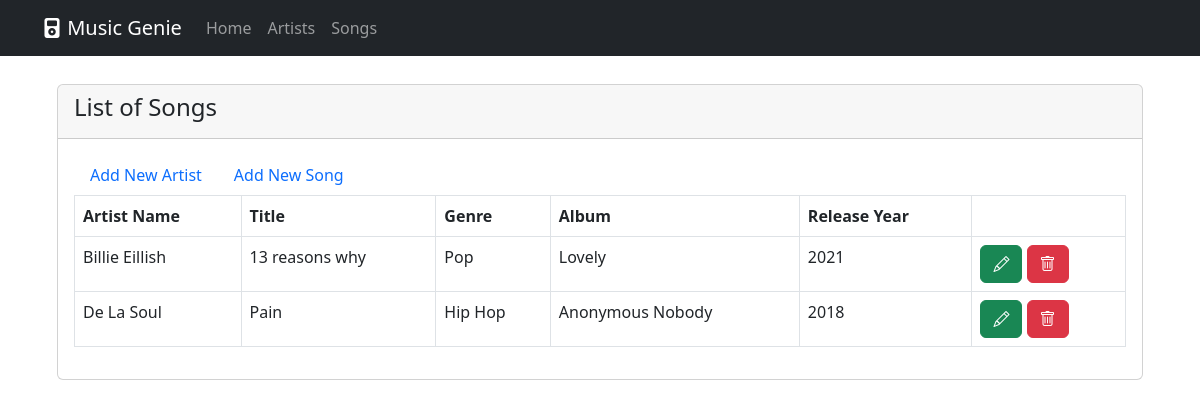
Page /songs/ on the earlier database version.
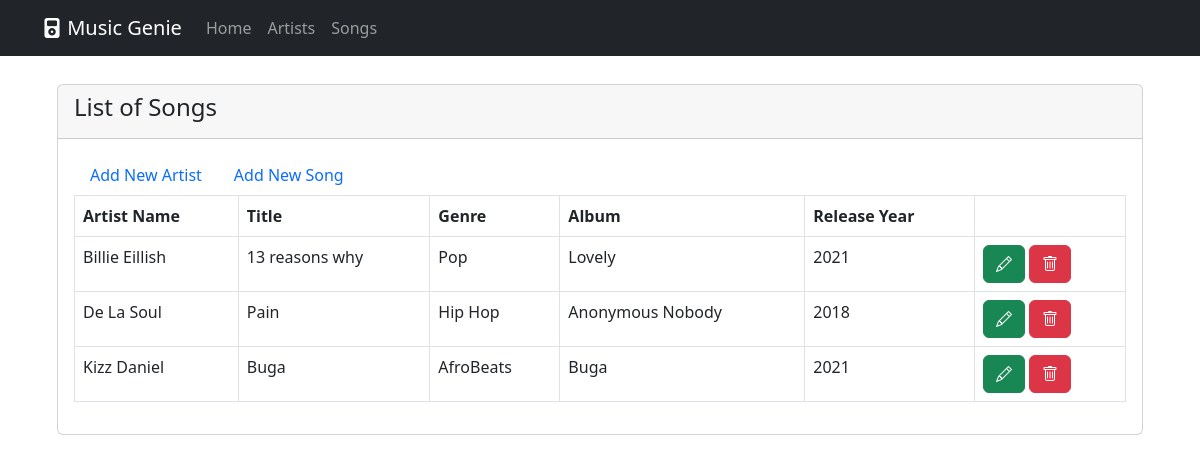
Same page on the later database version.
### music_app/models.py (models this page shows, shortened)
class Song(models.Model):
    GENRE_CHOICES = [
        ('Afrobeats', 'Afrobeats'),
        ('Pop', 'Pop'),
        ('Jazz', 'Jazz'),
        ('Hip Hop', 'Hip Hop'),
        ('Gospel', 'Gospel'),
        ('R&B', 'R&B'),
        ('Classical', 'Classical'),
        ('Techno', 'Techno'),
        ('Rock', 'Rock'),
        ('Country', 'Country'),
        ('Indie Rock', 'Indie Rock'),
        ('Electro', 'Electro'),
        ('House', 'House'),
        ('Instrumental', 'Instrumental'),
        ('Soul', 'Soul'),
        ('Garage', 'Garage'),
    ]
    id = models.AutoField(primary_key=True)
    genre = models.CharField(max_length=60,choices = GENRE_CHOICES)
    title = models.CharField(max_length=100)
    release_year = models.IntegerField(null=True)
    album = models.CharField(max_length=80, null=True)
    artist = models.ForeignKey(Artist, on_delete=models.CASCADE)
    class Meta:
        verbose_name = "Song"
        verbose_name_plural = "Songs"
    @property
    def artistName(self):
        return self.artist.name

class Artist(models.Model):
    id = models.AutoField(primary_key=True)
    name = models.CharField('', max_length=100, null=False)
    age = models.IntegerField('', null=True)
    nationality = models.CharField('', max_length=200)
    website = models.CharField('', max_length=100)
    label = models.CharField('', max_length=200)
    image = models.ImageField('', upload_to='images/', null=True)
    class Meta:
        verbose_name = 'Artist'
        verbose_name_plural = 'Artists'

### music_app/views.py (the view)
# urls.py: path('songs/', SongListView.as_view(), name='songs'),
class SongListView(ListView):
    model = Song
    context_object_name = 'songs'
    template_name = 'list_songs.html'

### templates/list_songs.html (shortened to what this page needs)
{% extends '_base.html' %}
{% block content %}
<div class="card">
    <div class="card-header card-header-secondary">
        <h4 class="card-title">List of Songs</h4>
    </div>
    <div class="card-body">
        <ul class="nav nav-pills">
            <li class="nav-item">
                <a class="nav-link" href="{% url 'add_artist' %}"> Add New Artist</a>
            </li>
            <li class="nav-item">
                <a class="nav-link" href="{% url 'add_song' %}">Add New Song</a>
            </li>
        </ul>
        {% if songs %}
            <table class="table table-bordered striped table-hover">
                <thead>
                    <tr>
                        <th scope="col">Artist Name</th>
                        <th scope="col">Title</th>
                        <th scope="col">Genre</th>
                        <th scope="col">Album</th>
                        <th scope="col">Release Year</th>
                        <th scope="col"></th>
                    </tr>
                </thead>
                <tbody>
                    {% for song in songs %}
                    <tr>
                        <td>{{song.artistName}}</td>
                        <td>{{song.title}}</td>
                        <td>{{song.genre}}</td>
                        <td>{{song.album}}</td>
                        <td>{{song.release_year}}</td>
                        <td>
                            <a href="song-details/{{song.id}}" class="btn btn btn-success" type="button"><i class="bi bi-pencil"></i></a>
                            <a href="song-delete/{{song.id}}" class="btn btn btn-danger" type="button"><i class="bi bi-trash"></i></a>
                        </td>
                    </tr>
                    {% endfor %}
                </tbody>
            </table>
        {% else %}
            <p>No songs found in the database</p>
        {% endif %}
    </div>
</div>
{% endblock content %}

Differences in the rows shown:
added Song: artistName "Kizz Daniel", title "Buga", genre "AfroBeats", album "Buga", release_year "2021"
